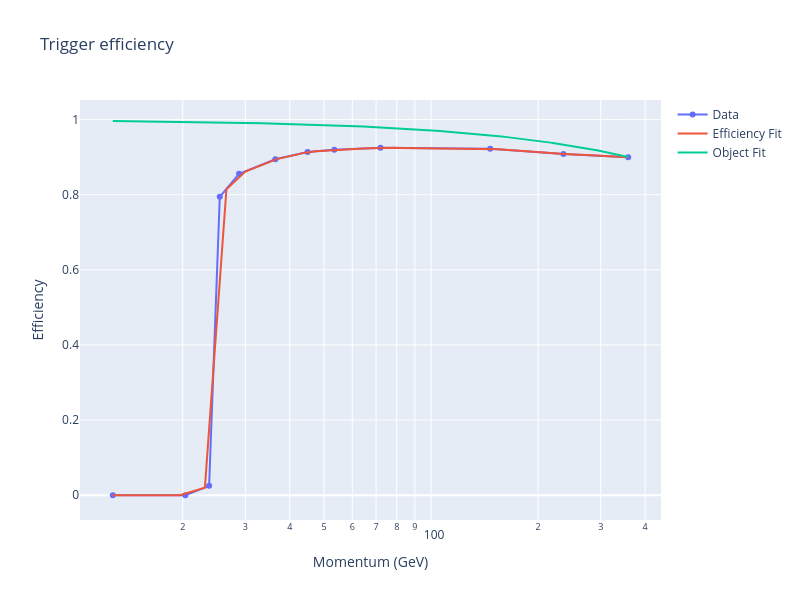

Here is the notebook cell this chart was saved with:
### Code cell
plot_trigger(muon, muon_eff, muon_soln, "log")
